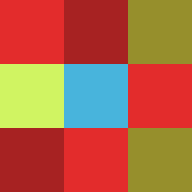

Tiled map render using the project's own tile images. Description and the map definition, with tile-layer contents summarised, below:
An orthogonal 3x3 tile map with 64x64 px tiles, 1 tile layer (test).

<map version="1.0" orientation="orthogonal" width="3" height="3" tilewidth="64" tileheight="64">
  <tileset firstgid="1" name="test" tilewidth="64" tileheight="64">
    <image source="test-Tileset.png" width="192" height="128" />
  </tileset>
  <layer name="test" width="3" height="3">
    <data>[9 cells, 9 non-empty, 5 distinct tile ids]</data>
  </layer>
</map>
